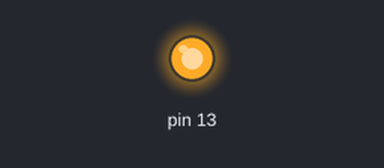
Bench run of a sketch on a simulated Arduino Uno, built with avr-gcc and run on an emulated ATmega328P. On the bench: output pins drawn as LEDs (lit = HIGH).

Above: at 0.1 s.
Timing chart, 0 to 1.6 s (numbered marks = the images above):
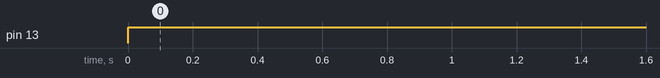

Measured:
- by itself, pin 13: LOW → HIGH at 0.00 s

The sketch:

sketch_may22a.ino
```cpp
void setup() {
  pinMode(13,OUTPUT);

}

void loop() {
  digitalWrite(13,true);
}
```
